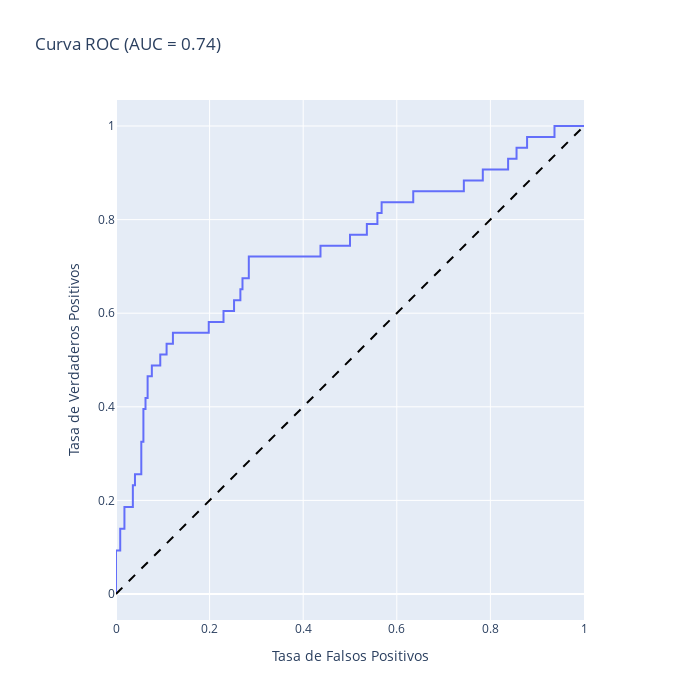

Here is the notebook cell this chart was saved with:
### Code cell
gr, auc_roc = show_auc_roc(model_fi, X_test, y_test)
gr

### Figure 1 — Plotly figure (JSON) as saved in the notebook; plotly's stock layout.template omitted (floating-point values rounded to 4 significant figures)
{"data": [{"hovertemplate": "Tasa de Falsos Positivos=%{x}<br>Tasa de Verdaderos Positivos=%{y}<extra></extra>", "legendgroup": "", "line": {"color": "#636efa", "dash": "solid"}, "marker": {"symbol": "circle"}, "mode": "lines", "name": "", "orientation": "v", "showlegend": false, "type": "scatter", "x": [0.0, 0.0, 0.0, 0.009009, 0.009009, 0.01802, 0.01802, 0.03604, 0.03604, 0.04054, 0.04054, 0.05405, 0.05405, 0.05856, 0.05856, 0.06306, 0.06306, 0.06757, 0.06757, 0.07658, 0.07658, 0.09459, 0.09459, 0.1081, 0.1081, 0.1216, 0.1216, 0.1982, 0.1982, 0.2297, 0.2297, 0.2523, 0.2523, 0.2658, 0.2658, 0.2703, 0.2703, 0.2838, 0.2838, 0.4369, 0.4369, 0.5, 0.5, 0.536, 0.536, 0.5586, 0.5586, 0.5676, 0.5676, 0.6351, 0.6351, 0.7432, 0.7432, 0.7838, 0.7838, 0.8378, 0.8378, 0.8559, 0.8559, 0.8784, 0.8784, 0.9369, 0.9369, 1.0], "xaxis": "x", "y": [0.0, 0.02326, 0.09302, 0.09302, 0.1395, 0.1395, 0.186, 0.186, 0.2326, 0.2326, 0.2558, 0.2558, 0.3256, 0.3256, 0.3953, 0.3953, 0.4186, 0.4186, 0.4651, 0.4651, 0.4884, 0.4884, 0.5116, 0.5116, 0.5349, 0.5349, 0.5581, 0.5581, 0.5814, 0.5814, 0.6047, 0.6047, 0.6279, 0.6279, 0.6512, 0.6512, 0.6744, 0.6744, 0.7209, 0.7209, 0.7442, 0.7442, 0.7674, 0.7674, 0.7907, 0.7907, 0.814, 0.814, 0.8372, 0.8372, 0.8605, 0.8605, 0.8837, 0.8837, 0.907, 0.907, 0.9302, 0.9302, 0.9535, 0.9535, 0.9767, 0.9767, 1.0, 1.0], "yaxis": "y"}], "layout": {"height": 700, "legend": {"tracegroupgap": 0}, "shapes": [{"line": {"color": "black", "dash": "dash"}, "type": "line", "x0": 0, "x1": 1, "y0": 0, "y1": 1}], "title": {"text": "Curva ROC (AUC = 0.74)"}, "width": 700, "xaxis": {"anchor": "y", "constrain": "domain", "domain": [0, 1], "range": [0, 1], "title": {"text": "Tasa de Falsos Positivos"}}, "yaxis": {"anchor": "x", "domain": [0, 1], "scaleanchor": "x", "scaleratio": 1, "title": {"text": "Tasa de Verdaderos Positivos"}}}}
